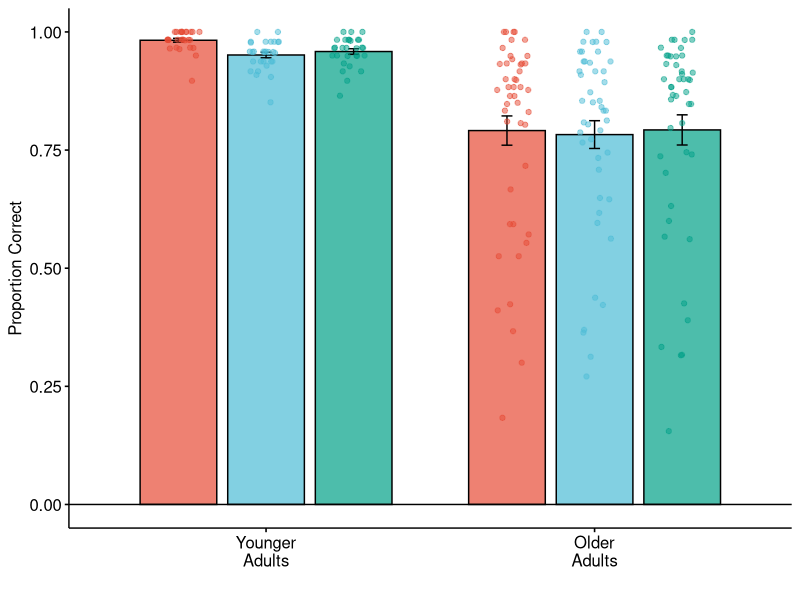
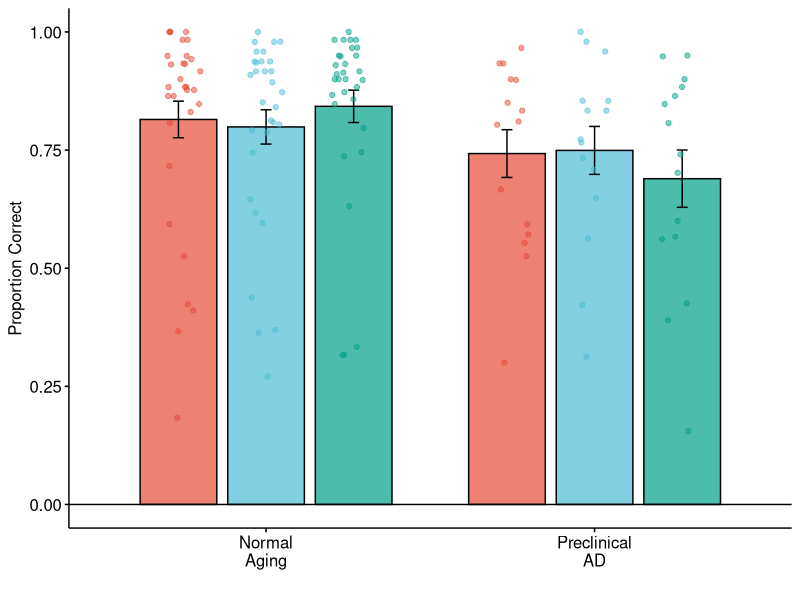
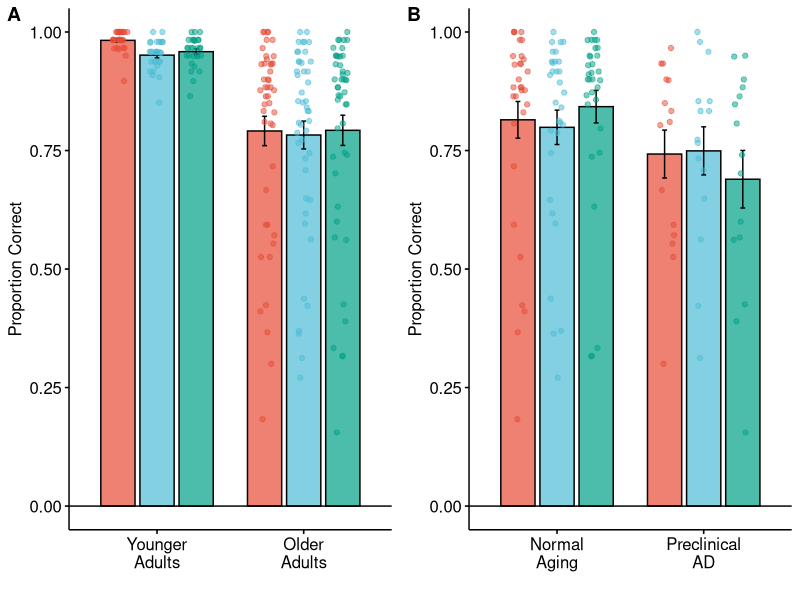
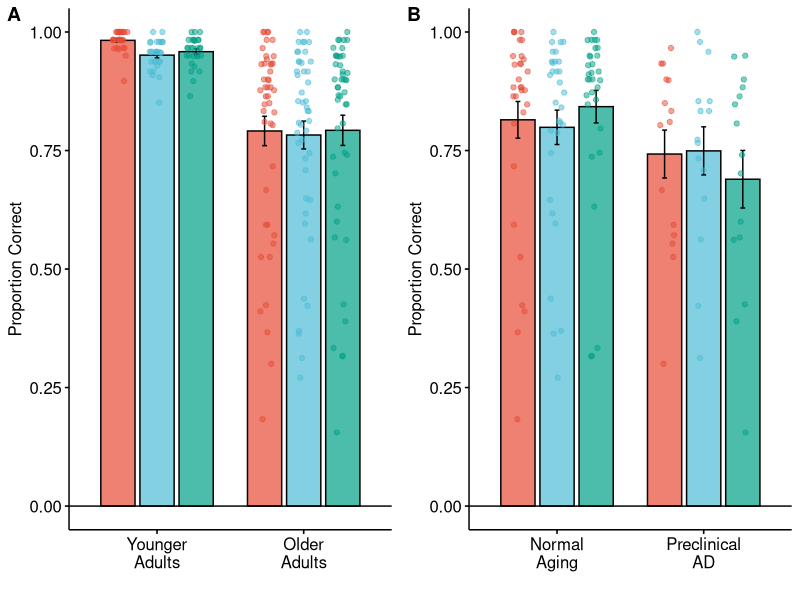

Here is the R script that generated these plots, in order:
## ---- chunk 1
knitr::opts_chunk$set(echo = TRUE)
## ---- chunk 2
# Load Libraries
library(tidyverse) # v2.0.0
library(ggpubr) # v0.6.0
library(rstatix) # v0.7.2
library(lme4) # v1.1.32
library(lmerTest) # v3.1.3
library(lsmeans) #2.30.2

# Set colorscales
npg_pal <- get_palette(palette = 'npg', 3)
npg_RL <- c(npg_pal[1], npg_pal[3])

# Read in data
df <- read_csv('data_sup_fig03.csv')
df$age_group <- factor(df$age_group, levels = c('Younger\nAdults',
                                                'Older\nAdults'))
df$biomarker_group <- factor(df$biomarker_group, levels = c('Younger\nAdults',
                                                'Normal\nAging',
                                                'Preclinical\nAD'))
## ---- chunk 3
# PANEL A: Stats
print("+---------- Linear Mixed Effects Model ----------+")
learning_mod <- lmer(learning ~ age_group*valence + (1 | subject), 
                   df)
summary(learning_mod)

print("+---------- Post-Hoc Paired T-test Tests ----------+")
emm1 = emmeans(learning_mod, specs = pairwise ~ valence|age_group,
               type = 'repsonse', adjust = 'none')
# No significant pairwise contrasts
#emm1_contrasts <- emm1$contrasts %>% rbind(adjust = 'none')
#emm1_contrasts <- as.data.frame(emm1_contrasts) %>% 
#  separate(col = contrast, into = c('group1', 'group2'), sep = ' - ') %>%
#  filter(p.value < 0.05) %>%
#  mutate(sig = case_when(p.value < 0.05 ~ '*')) %>%
#  add_xy_position(data = df, formula = learning ~ age_group,
#                  x = "age_group", group = 'valence', fun = "mean_se", dodge = 0.8)
emm1$contrasts
## ---- chunk 4
# PANEL A: Memory in YA vs. OA
figA <- ggbarplot(df, 
               x = "age_group", 
               y = "learning", 
               fill = "valence",
               alpha = 0.7,
               palette = "npg", 
               add = "mean_se", 
               xlab = "",
               ylab = "Proportion Correct",
               ylim = c(0, 1.0),
               position = position_dodge(0.8)) +
        geom_hline(yintercept = 0) +
        geom_jitter(aes(color = valence, fill = valence), alpha = 0.5,
              position = position_jitterdodge(0.1))  +
        theme(legend.position = 'none')
figA
## ---- chunk 5
# PANEL B: Stats
print("+---------- Linear Mixed Effects Model ----------+")
learning_mod <- lmer(learning ~ valence*biomarker_group + age + sex + yrs_edu + (1 | subject), 
                   df %>% filter(biomarker_group != 'Younger\nAdults'))
summary(learning_mod)

print("+---------- Post-Hoc Paired T-test Tests ----------+")
emm2 = emmeans(learning_mod, specs = pairwise ~ valence|biomarker_group,
               type = 'repsonse', adjust = 'none')
# No significant pairwise contrasts
#emm1_contrasts <- emm1$contrasts %>% rbind(adjust = 'none')
#emm1_contrasts <- as.data.frame(emm1_contrasts) %>% 
#  separate(col = contrast, into = c('group1', 'group2'), sep = ' - ') %>%
#  filter(p.value < 0.05) %>%
#  mutate(sig = case_when(p.value < 0.05 ~ '*')) %>%
#  add_xy_position(data = df, formula = learning ~ age_group,
#                  x = "age_group", group = 'valence', fun = "mean_se", dodge = 0.8)
emm2$contrasts
## ---- chunk 6
data_B <- df %>% filter(biomarker_group != 'Younger\nAdults')

# PANEL B: Memory for all Conditions
figB <- ggbarplot(data_B, 
               x = "biomarker_group", 
               y = "learning", 
               fill = "valence",
               alpha = 0.7,
               palette = "npg", 
               add = "mean_se", 
               xlab = "",
               ylab = "Proportion Correct",
               ylim = c(0, 1.0),
               position = position_dodge(0.8)) +
        geom_hline(yintercept = 0) +
        geom_jitter(aes(color = valence, fill = valence), alpha = 0.5,
              position = position_jitterdodge(0.1)) +
        theme(legend.position = 'none')
figB
## ---- chunk 7
behavioral_fig <- ggarrange(figA, figB,
          ncol = 2,
          labels = c('A', 'B'))

ggsave(behavioral_fig, filename = 'sup_fig03.pdf', width = 6.5, height = 2.5, units = 'in')

behavioral_fig
